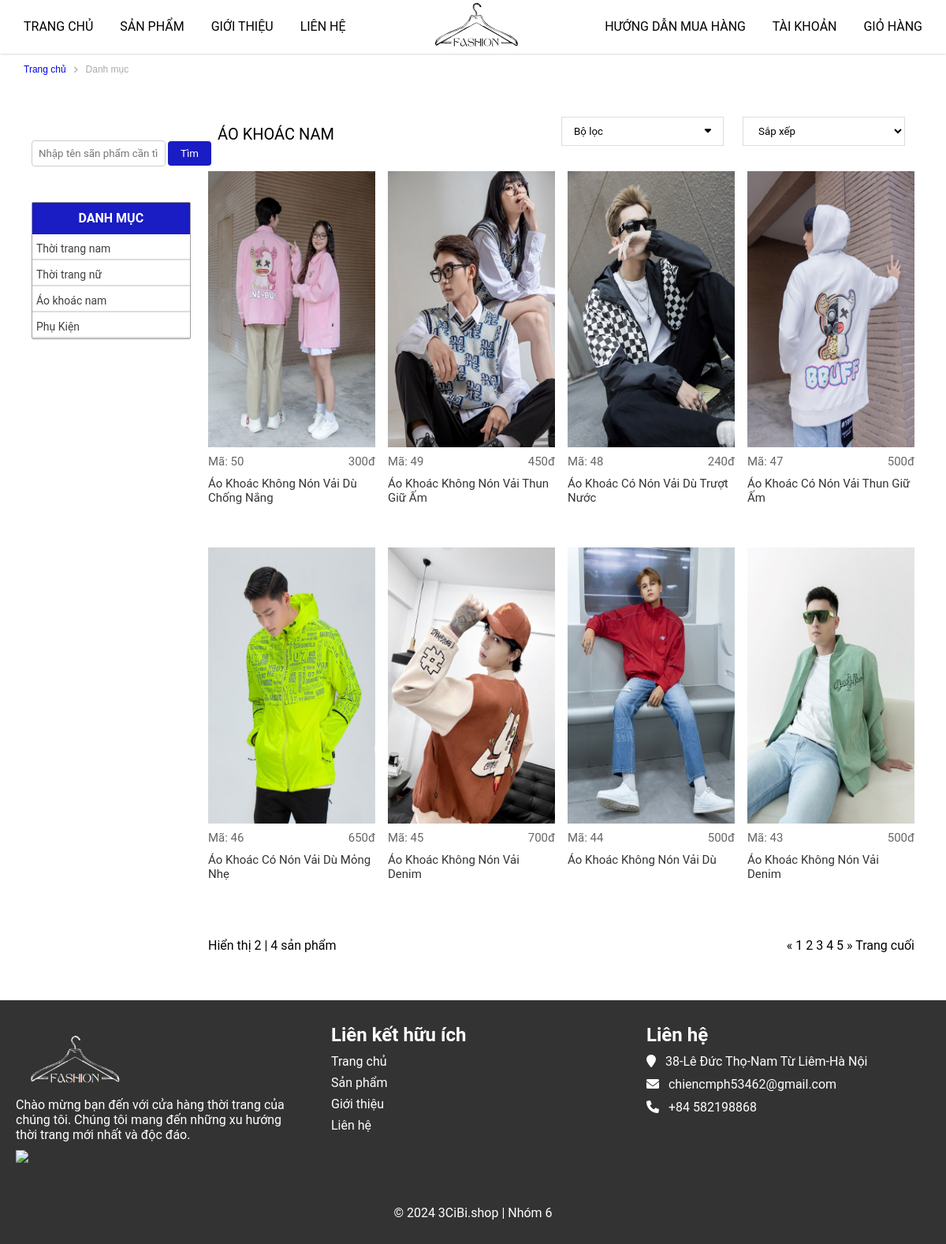
Screenshot of /index.php?mod=product&act=detail&id=3 with the database file from the repository.
### tables this page shows
CREATE TABLE `danhmuc` (
  `madm` int NOT NULL,
  `tendm` varchar(50) NOT NULL,
  `soluongsp` int NOT NULL,
  `thutu` int NOT NULL
);

CREATE TABLE `sanpham` (
  `masp` int NOT NULL,
  `tensp` varchar(50) NOT NULL,
  `dongia` int NOT NULL,
  `khuyenmai` int NOT NULL,
  `soluong` int NOT NULL,
  `ngaytao` datetime NOT NULL DEFAULT CURRENT_TIMESTAMP,
  `anh` varchar(500) DEFAULT NULL,
  `mota` text NOT NULL,
  `soluotxem` int NOT NULL,
  `hoatdong` int NOT NULL,
  `madm` int NOT NULL,
  `mabl` int NOT NULL
);

### model/categories.php (called while the page is built, shortened)
<?php
    include_once 'model/connect.php';
    function get_categories(){
        $sql="SELECT * FROM danhmuc";
        $conn = pdo_get_connection();
        $stmt = $conn->prepare($sql);
        $stmt->execute();
        return $stmt->fetchAll();
    }
    function get_categoriesID($id){
        return pdo_query_one("SELECT * FROM danhmuc WHERE madm = ?",$id);
    }
?>

### model/connect.php (called while the page is built, shortened)
<?php
function pdo_get_connection(){
    $dburl = "mysql:host=localhost; dbname=shoptoan;charset=utf8";
    $username = 'root';
    $password = '';
    $conn = new PDO($dburl, $username, $password);
    $conn->setAttribute(PDO::ATTR_ERRMODE, PDO::ERRMODE_EXCEPTION);
    return $conn;
}
function pdo_query($sql){
    $sql_args = array_slice(func_get_args(), 1);
    try{
        $conn = pdo_get_connection();
        $stmt = $conn->prepare($sql);
        $stmt->execute($sql_args);
        $rows = $stmt->fetchAll();
        return $rows;
    }
    catch(PDOException $e){
        throw $e;
    }
    finally{
        unset($conn);
    }
}
function pdo_query_one($sql){
    $sql_args = array_slice(func_get_args(), 1);
    try{
        $conn = pdo_get_connection();
        $stmt = $conn->prepare($sql);
        $stmt->execute($sql_args);
        $row = $stmt->fetch(PDO::FETCH_ASSOC);
        return $row;
    }
    catch(PDOException $e){
        throw $e;
    }
    finally{
        unset($conn);
    }
}

### model/products.php (called while the page is built, shortened)
<?php
    function get_ByCategories($id){
        return pdo_query("SELECT * FROM sanpham WHERE madm=$id");
    }
?>

### view/page_danhmuc_detail.php (the view, shortened to what this page needs)
<main>
    <div class="container-danhmuc">
        <div class="danhmuc-top row">
            <p><a href="?mod=page&act=home">Trang chủ</a></p><i class="fa-solid fa-angle-right"></i><p>Danh mục</p>
        </div>
    </div>
    <section class="danhmuc">
        <div class="container-danhmuc">
            <div class="row">
                <div class="danhmuc-left">
                    <form action="" id="search" method="get">
                        <input type="text" name="keyword" placeholder="Nhập tên sãn phẩm cần tìm">
                        <input type="submit" name="submit" value="Tìm">
                    </form>
                    <ul>
                        <h4>DANH MỤC</h4>
                        <?php foreach($data['dsdm'] as $dm): ?>
                            <li class="danhmuc-left-li">
                                <a href="index.php?mod=product&act=detail&id=<?=$dm['madm']?>">
                                    <?=$dm['tendm']?>
                                </a> <hr color="#ddd">
                            </li>
                        <?php endforeach; ?>
                    </ul>
                </div>
                <div class="danhmuc-right row">
                    <div class="danhmuc-right-top-item">
                        <p class="tendanhmuc"><?=$ctdanhmuc['tendm']?></p>
                    </div>
                    <div class="danhmuc-right-top-item">
                        <button><span>Bộ lọc</span><i class="fa-solid fa-caret-down"></i></button>
                    </div>
                    <div class="danhmuc-right-top-item">
                        <select name="" id="">
                            <option value="">Sắp xếp</option>
                        </select>
                    </div>
                    <div class="danhmuc-right-content row">
                        <?php
                            usort($dssanpham, function($a, $b) {
                                return strtotime($b['ngaytao']) - strtotime($a['ngaytao']);
                            });
                            $count = 0;
                            foreach($dssanpham as $sp):
                                if ($count < 8):
                            ?>
                        <div class="danhmuc-right-content-item">
                            <a href="?mod=product&act=ctsanpham&id=<?=$sp['masp']?>"><img src="upload/product/<?=$sp['anh']?>"><br></a>
                            <p>Mã: <?=$sp['masp']?><span><?=$sp['khuyenmai']?>đ</span></p>
                            <a href=""><h3><?=$sp['tensp']?></h3></a>
                        </div>
                        <?php
                            $count++;
                            endif;
                            endforeach;
                        ?>
                    </div>
                    <div class="danhmuc-right-bottom row">
                        <div class="danhmuc-right-bottom-item">
                            <p>Hiển thị 2<span> | </span>4 sản phẩm</p>
                        </div>
                        <div class="danhmuc-right-bottom-item">
                            <p><span>&#171;</span> 1 2 3 4 5 <span>&#187;</span> Trang cuối</p>
                        </div>
                    </div>
                </div>
            </div>
        </div>
    </section>
</main>

### assets_user/css/style.css (style rules this page uses)
:root { --main-text-font: Arial, Helvetica, sans-serif; }
* { margin: 0; padding: 0; box-sizing: border-box; font-family: "Roboto", "HelveticaNeue", "Helvetica Neue", sans-serif; }
body { align-items: center; }
ul { list-style: none; }
a { text-decoration: none; }
main { margin-top: 68px; }
h3 { padding-top: 10px; padding-bottom: 30px; font-size: 20px; font-weight: 400; }
.row { display: flex; flex-wrap: wrap; }
.danhmuc { padding: 20px; margin: 20px; }
.container-danhmuc { margin: 0; }
.danhmuc-top { width: 100%; height: 40px; margin-left: 20px; align-items: center; }
.danhmuc-top .fa-solid { color: #aaa; font-size: 10px; }
.danhmuc-top p { color: #aaa; font-family: var(--main-text-font); padding: 10px; font-size: 12px; }
.danhmuc-top p a { font-family: var(--main-text-font); margin: 0px; font-size: 12px; }
.danhmuc-left form { display: flex; align-items: center; }
.danhmuc-left input[type="text"] { width: 170px; padding: 8px; margin-top: 10px; margin-right: 3px; border: 1px solid #cccccc; border-radius: 4px; }
.danhmuc-left input[type="submit"] { padding: 8px 16px; background-color: #1a1cc4; color: #fff; border: none; border-radius: 4px; margin-top: 10px; cursor: pointer; }
.danhmuc-left { width: 20%; }
.danhmuc-right { width: 80%; }
.danhmuc-right-top-item .tendanhmuc { text-transform: uppercase; }
.danhmuc-right-top-item:first-child { flex: 2; margin-top: 10px; font-size: 20px; font-family: var(--main-text-font); font-weight: 400; }
.danhmuc-right-top-item { flex: 1; padding: 0 12px; }
.danhmuc-right-top-item button { width: 100%; padding: 10px 15px; display: flex; justify-content: space-between; background-color: #fff; border: 1px solid #dddddd; cursor: pointer; }
.danhmuc-right-top-item select { width: 100%; padding: 9px 15px; display: flex; justify-content: space-between; background-color: #fff; border: 1px solid #dddddd; cursor: pointer; }
.danhmuc-right-content { margin-top: 20px; justify-content: space-between; }
.danhmuc-right-content-item { width: calc(25% - 12px); padding: 12px 0; }
.danhmuc-right-content-item a h3 { font-size: 15px; font-weight: 400; color: #333333; }
.danhmuc-right-content-item img { width: 100%; height: 350px; }
.danhmuc-right-content-item p { display: flex; font-size: 15px; padding-top: 5px; justify-content: space-between; color: #666666; }
.danhmuc-right-bottom { width: 100%; justify-content: space-between; margin: 30px 0 20px; }
.danhmuc-left ul li { height: auto; }
.danhmuc-left ul { width: 90%; border: 1px solid rgb(160, 157, 157); margin-top: 25px; border-radius: 2px; }
.danhmuc-left ul h4 { width: auto; height: 40px; padding: 10px; color: white; text-align: center; background-color:#1a1cc4; }
.danhmuc-left ul li>a { color: rgb(66, 62, 62); padding-top: 10px; font-size: 14px; font-weight: 400; }
.danhmuc-left-li a { display: flex; padding: 5px; }

### assets_user/css/ctsanpham.css (style rules this page uses)
form { margin-top: 20px; padding-bottom: 20px; text-align: center; }
input[type="text"] { padding: 20px; margin-right: 10px; border: 1px solid #ccc; border-radius: 4px; }

### view/page_danhmuc_detail.php (style rules this page uses)
.danhmuc-right-top-item .tendanhmuc { text-transform: uppercase; }

### rows the page displays
danhmuc: tendm "Thời trang nam"
danhmuc: tendm "Thời trang nữ"
danhmuc: tendm "Áo khoác nam", tendm "ÁO KHOÁC NAM"
danhmuc: tendm "Phụ Kiện"
sanpham: anh (picture), masp "50", khuyenmai "300", tensp "Áo Khoác Không Nón Vải Dù Chống Nắng"
sanpham: anh (picture), masp "49", khuyenmai "450", tensp "Áo Khoác Không Nón Vải Thun Giữ Ấm"
sanpham: anh (picture), masp "48", khuyenmai "240", tensp "Áo Khoác Có Nón Vải Dù Trượt Nước"
sanpham: anh (picture), masp "47", khuyenmai "500", tensp "Áo Khoác Có Nón Vải Thun Giữ Ấm"
sanpham: anh (picture), masp "46", khuyenmai "650", tensp "Áo Khoác Có Nón Vải Dù Mỏng Nhẹ"
sanpham: anh (picture), masp "45", khuyenmai "700", tensp "Áo Khoác Không Nón Vải Denim"
sanpham: anh (picture), masp "44", khuyenmai "500", tensp "Áo Khoác Không Nón Vải Dù"
sanpham: anh (picture), masp "43", khuyenmai "500", tensp "Áo Khoác Không Nón Vải Denim"
